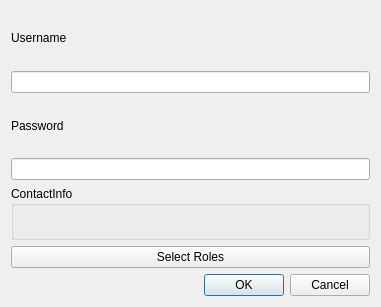
<?xml version="1.0" encoding="UTF-8"?>
<ui version="4.0">
 <class>UserAdditionWindow</class>
 <widget class="QWidget" name="UserAdditionWindow">
  <property name="geometry">
   <rect>
    <x>0</x>
    <y>0</y>
    <width>381</width>
    <height>307</height>
   </rect>
  </property>
  <property name="windowTitle">
   <string>UserAdditionWindow</string>
  </property>
  <layout class="QGridLayout" name="gridLayout">
   <item row="2" column="0">
    <widget class="QLabel" name="label_2">
     <property name="text">
      <string>Password</string>
     </property>
    </widget>
   </item>
   <item row="6" column="0">
    <widget class="QDialogButtonBox" name="buttonBox">
     <property name="standardButtons">
      <set>QDialogButtonBox::Cancel|QDialogButtonBox::Ok</set>
     </property>
    </widget>
   </item>
   <item row="3" column="0">
    <widget class="QLineEdit" name="lineEdit_Password"/>
   </item>
   <item row="0" column="0">
    <widget class="QLabel" name="label">
     <property name="text">
      <string>Username</string>
     </property>
    </widget>
   </item>
   <item row="5" column="0">
    <widget class="QPushButton" name="button_Roles">
     <property name="text">
      <string>Select Roles</string>
     </property>
    </widget>
   </item>
   <item row="1" column="0">
    <widget class="QLineEdit" name="lineEdit_Name"/>
   </item>
   <item row="4" column="0">
    <widget class="QGroupBox" name="groupBox">
     <property name="title">
      <string>ContactInfo</string>
     </property>
    </widget>
   </item>
  </layout>
 </widget>
 <layoutdefault spacing="6" margin="11"/>
 <resources/>
 <connections/>
</ui>
